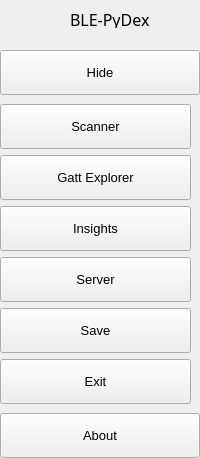
        <widget class="QFrame" name="leftMenuBg">
         <property name="minimumSize">
          <size>
           <width>200</width>
           <height>0</height>
          </size>
         </property>
         <property name="maximumSize">
          <size>
           <width>0</width>
           <height>16777215</height>
          </size>
         </property>
         <property name="frameShape">
          <enum>QFrame::NoFrame</enum>
         </property>
         <property name="frameShadow">
          <enum>QFrame::Raised</enum>
         </property>
         <layout class="QVBoxLayout" name="verticalLayout_3">
          <property name="spacing">
           <number>0</number>
          </property>
          <property name="leftMargin">
           <number>0</number>
          </property>
          <property name="topMargin">
           <number>0</number>
          </property>
          <property name="rightMargin">
           <number>0</number>
          </property>
          <property name="bottomMargin">
           <number>0</number>
          </property>
          <item>
           <widget class="QFrame" name="topLogoInfo">
            <property name="minimumSize">
             <size>
              <width>0</width>
              <height>50</height>
             </size>
            </property>
            <property name="maximumSize">
             <size>
              <width>16777215</width>
              <height>50</height>
             </size>
            </property>
            <property name="frameShape">
             <enum>QFrame::NoFrame</enum>
            </property>
            <property name="frameShadow">
             <enum>QFrame::Raised</enum>
            </property>
            <widget class="QFrame" name="topLogo">
             <property name="geometry">
              <rect>
               <x>10</x>
               <y>5</y>
               <width>42</width>
               <height>42</height>
              </rect>
             </property>
             <property name="minimumSize">
              <size>
               <width>42</width>
               <height>42</height>
              </size>
             </property>
             <property name="maximumSize">
              <size>
               <width>42</width>
               <height>42</height>
              </size>
             </property>
             <property name="frameShape">
              <enum>QFrame::NoFrame</enum>
             </property>
             <property name="frameShadow">
              <enum>QFrame::Raised</enum>
             </property>
            </widget>
            <widget class="QLabel" name="titleLeftApp">
             <property name="geometry">
              <rect>
               <x>70</x>
               <y>8</y>
               <width>160</width>
               <height>20</height>
              </rect>
             </property>
             <property name="font">
              <font>
               <family>Segoe UI Semibold</family>
               <pointsize>12</pointsize>
               <weight>8</weight>
               <italic>false</italic>
               <bold>false</bold>
              </font>
             </property>
             <property name="text">
              <string>BLE-PyDex</string>
             </property>
             <property name="alignment">
              <set>Qt::AlignLeading|Qt::AlignLeft|Qt::AlignTop</set>
             </property>
            </widget>
            <widget class="QLabel" name="titleLeftDescription">
             <property name="geometry">
              <rect>
               <x>70</x>
               <y>27</y>
               <width>160</width>
               <height>16</height>
              </rect>
             </property>
             <property name="maximumSize">
              <size>
               <width>16777215</width>
               <height>16</height>
              </size>
             </property>
             <property name="font">
              <font>
               <family>Segoe UI</family>
               <pointsize>8</pointsize>
               <weight>50</weight>
               <italic>false</italic>
               <bold>false</bold>
              </font>
             </property>
             <property name="text">
              <string/>
             </property>
             <property name="alignment">
              <set>Qt::AlignLeading|Qt::AlignLeft|Qt::AlignTop</set>
             </property>
            </widget>
           </widget>
          </item>
          <item>
           <widget class="QFrame" name="leftMenuFrame">
            <property name="minimumSize">
             <size>
              <width>0</width>
              <height>0</height>
             </size>
            </property>
            <property name="frameShape">
             <enum>QFrame::NoFrame</enum>
            </property>
            <property name="frameShadow">
             <enum>QFrame::Raised</enum>
            </property>
            <layout class="QVBoxLayout" name="verticalMenuLayout">
             <property name="spacing">
              <number>0</number>
             </property>
             <property name="leftMargin">
              <number>0</number>
             </property>
             <property name="topMargin">
              <number>0</number>
             </property>
             <property name="rightMargin">
              <number>0</number>
             </property>
             <property name="bottomMargin">
              <number>0</number>
             </property>
             <item>
              <widget class="QFrame" name="toggleBox">
               <property name="minimumSize">
                <size>
                 <width>200</width>
                 <height>0</height>
                </size>
               </property>
               <property name="maximumSize">
                <size>
                 <width>16777215</width>
                 <height>45</height>
                </size>
               </property>
               <property name="frameShape">
                <enum>QFrame::NoFrame</enum>
               </property>
               <property name="frameShadow">
                <enum>QFrame::Raised</enum>
               </property>
               <layout class="QVBoxLayout" name="verticalLayout_4">
                <property name="spacing">
                 <number>0</number>
                </property>
                <property name="leftMargin">
                 <number>0</number>
                </property>
                <property name="topMargin">
                 <number>0</number>
                </property>
                <property name="rightMargin">
                 <number>0</number>
                </property>
                <property name="bottomMargin">
                 <number>0</number>
                </property>
                <item>
                 <widget class="QPushButton" name="toggleButton">
                  <property name="sizePolicy">
                   <sizepolicy hsizetype="Expanding" vsizetype="Fixed">
                    <horstretch>0</horstretch>
                    <verstretch>0</verstretch>
                   </sizepolicy>
                  </property>
                  <property name="minimumSize">
                   <size>
                    <width>0</width>
                    <height>45</height>
                   </size>
                  </property>
                  <property name="font">
                   <font>
                    <family>Segoe UI</family>
                    <pointsize>10</pointsize>
                    <weight>50</weight>
                    <italic>false</italic>
                    <bold>false</bold>
                   </font>
                  </property>
                  <property name="cursor">
                   <cursorShape>PointingHandCursor</cursorShape>
                  </property>
                  <property name="layoutDirection">
                   <enum>Qt::LeftToRight</enum>
                  </property>
                  <property name="styleSheet">
                   <string notr="true">background-image: url(:/icons/images/icons/icon_menu.png);</string>
                  </property>
                  <property name="text">
                   <string>Hide</string>
                  </property>
                 </widget>
                </item>
               </layout>
              </widget>
             </item>
             <item alignment="Qt::AlignTop">
              <widget class="QFrame" name="topMenu">
               <property name="frameShape">
                <enum>QFrame::NoFrame</enum>
               </property>
               <property name="frameShadow">
                <enum>QFrame::Raised</enum>
               </property>
               <layout class="QVBoxLayout" name="verticalLayout_8">
                <property name="leftMargin">
                 <number>0</number>
                </property>
                <item>
                 <widget class="QPushButton" name="btn_home">
                  <property name="sizePolicy">
                   <sizepolicy hsizetype="Expanding" vsizetype="Fixed">
                    <horstretch>0</horstretch>
                    <verstretch>0</verstretch>
                   </sizepolicy>
                  </property>
                  <property name="minimumSize">
                   <size>
                    <width>0</width>
                    <height>45</height>
                   </size>
                  </property>
                  <property name="font">
                   <font>
                    <family>Segoe UI</family>
                    <pointsize>10</pointsize>
                    <weight>50</weight>
                    <italic>false</italic>
                    <bold>false</bold>
                   </font>
                  </property>
                  <property name="cursor">
                   <cursorShape>PointingHandCursor</cursorShape>
                  </property>
                  <property name="layoutDirection">
                   <enum>Qt::LeftToRight</enum>
                  </property>
                  <property name="styleSheet">
                   <string notr="true">background-image: url(:/icons/images/icons/cil-bluetooth.png);</string>
                  </property>
                  <property name="text">
                   <string>Scanner</string>
                  </property>
                 </widget>
                </item>
                <item>
                 <widget class="QPushButton" name="btn_new">
                  <property name="sizePolicy">
                   <sizepolicy hsizetype="Expanding" vsizetype="Fixed">
                    <horstretch>0</horstretch>
                    <verstretch>0</verstretch>
                   </sizepolicy>
                  </property>
                  <property name="minimumSize">
                   <size>
                    <width>0</width>
                    <height>45</height>
                   </size>
                  </property>
                  <property name="font">
                   <font>
                    <family>Segoe UI</family>
                    <pointsize>10</pointsize>
                    <weight>50</weight>
                    <italic>false</italic>
                    <bold>false</bold>
                   </font>
                  </property>
                  <property name="cursor">
                   <cursorShape>PointingHandCursor</cursorShape>
                  </property>
                  <property name="layoutDirection">
                   <enum>Qt::LeftToRight</enum>
                  </property>
                  <property name="styleSheet">
                   <string notr="true">background-image: url(:/icons/images/icons/cil-map.png);</string>
                  </property>
                  <property name="text">
                   <string>Gatt Explorer</string>
                  </property>
                 </widget>
                </item>
                <item>
                 <widget class="QPushButton" name="btn_insights">
                  <property name="sizePolicy">
                   <sizepolicy hsizetype="Expanding" vsizetype="Fixed">
                    <horstretch>0</horstretch>
                    <verstretch>0</verstretch>
                   </sizepolicy>
                  </property>
                  <property name="minimumSize">
                   <size>
                    <width>0</width>
                    <height>45</height>
                   </size>
                  </property>
                  <property name="font">
                   <font>
                    <family>Segoe UI</family>
                    <pointsize>10</pointsize>
                    <weight>50</weight>
                    <italic>false</italic>
                    <bold>false</bold>
                   </font>
                  </property>
                  <property name="cursor">
                   <cursorShape>PointingHandCursor</cursorShape>
                  </property>
                  <property name="layoutDirection">
                   <enum>Qt::LeftToRight</enum>
                  </property>
                  <property name="styleSheet">
                   <string notr="true">background-image: url(:/icons/images/icons/cil-code.png);</string>
                  </property>
                  <property name="text">
                   <string>Insights</string>
                  </property>
                  <property name="icon">
                   <iconset theme="server.png">
                    <normaloff>.</normaloff>.</iconset>
                  </property>
                 </widget>
                </item>
                <item>
                 <widget class="QPushButton" name="btn_widgets">
                  <property name="sizePolicy">
                   <sizepolicy hsizetype="Expanding" vsizetype="Fixed">
                    <horstretch>0</horstretch>
                    <verstretch>0</verstretch>
                   </sizepolicy>
                  </property>
                  <property name="minimumSize">
                   <size>
                    <width>0</width>
                    <height>45</height>
                   </size>
                  </property>
                  <property name="font">
                   <font>
                    <family>Segoe UI</family>
                    <pointsize>10</pointsize>
                    <weight>50</weight>
                    <italic>false</italic>
                    <bold>false</bold>
                   </font>
                  </property>
                  <property name="cursor">
                   <cursorShape>PointingHandCursor</cursorShape>
                  </property>
                  <property name="layoutDirection">
                   <enum>Qt::LeftToRight</enum>
                  </property>
                  <property name="styleSheet">
                   <string notr="true">background-image: url(:/icons/images/icons/cil-code.png);</string>
                  </property>
                  <property name="text">
                   <string>Server</string>
                  </property>
                  <property name="icon">
                   <iconset theme="server.png">
                    <normaloff>.</normaloff>.</iconset>
                  </property>
                 </widget>
                </item>
                <item>
                 <widget class="QPushButton" name="btn_save">
                  <property name="sizePolicy">
                   <sizepolicy hsizetype="Expanding" vsizetype="Fixed">
                    <horstretch>0</horstretch>
                    <verstretch>0</verstretch>
                   </sizepolicy>
                  </property>
                  <property name="minimumSize">
                   <size>
                    <width>0</width>
                    <height>45</height>
                   </size>
                  </property>
                  <property name="font">
                   <font>
                    <family>Segoe UI</family>
                    <pointsize>10</pointsize>
                    <weight>50</weight>
                    <italic>false</italic>
                    <bold>false</bold>
                   </font>
                  </property>
                  <property name="cursor">
                   <cursorShape>PointingHandCursor</cursorShape>
                  </property>
                  <property name="layoutDirection">
                   <enum>Qt::LeftToRight</enum>
                  </property>
                  <property name="styleSheet">
                   <string notr="true">background-image: url(:/icons/images/icons/cil-save.png)</string>
                  </property>
                  <property name="text">
                   <string>Save</string>
                  </property>
                 </widget>
                </item>
                <item>
                 <widget class="QPushButton" name="btn_exit">
                  <property name="sizePolicy">
                   <sizepolicy hsizetype="Expanding" vsizetype="Fixed">
                    <horstretch>0</horstretch>
                    <verstretch>0</verstretch>
                   </sizepolicy>
                  </property>
                  <property name="minimumSize">
                   <size>
                    <width>0</width>
                    <height>45</height>
                   </size>
                  </property>
                  <property name="font">
                   <font>
                    <family>Segoe UI</family>
                    <pointsize>10</pointsize>
                    <weight>50</weight>
                    <italic>false</italic>
                    <bold>false</bold>
                   </font>
                  </property>
                  <property name="cursor">
                   <cursorShape>PointingHandCursor</cursorShape>
                  </property>
                  <property name="layoutDirection">
                   <enum>Qt::LeftToRight</enum>
                  </property>
                  <property name="styleSheet">
                   <string notr="true">background-image: url(:/icons/images/icons/cil-x.png);</string>
                  </property>
                  <property name="text">
                   <string>Exit</string>
                  </property>
                 </widget>
                </item>
               </layout>
              </widget>
             </item>
             <item alignment="Qt::AlignBottom">
              <widget class="QFrame" name="bottomMenu">
               <property name="frameShape">
                <enum>QFrame::NoFrame</enum>
               </property>
               <property name="frameShadow">
                <enum>QFrame::Raised</enum>
               </property>
               <layout class="QVBoxLayout" name="verticalLayout_9">
                <property name="spacing">
                 <number>0</number>
                </property>
                <property name="leftMargin">
                 <number>0</number>
                </property>
                <property name="topMargin">
                 <number>0</number>
                </property>
                <property name="rightMargin">
                 <number>0</number>
                </property>
                <property name="bottomMargin">
                 <number>0</number>
                </property>
                <item>
                 <widget class="QPushButton" name="toggleLeftBox">
                  <property name="sizePolicy">
                   <sizepolicy hsizetype="Expanding" vsizetype="Fixed">
                    <horstretch>0</horstretch>
                    <verstretch>0</verstretch>
                   </sizepolicy>
                  </property>
                  <property name="minimumSize">
                   <size>
                    <width>0</width>
                    <height>45</height>
                   </size>
                  </property>
                  <property name="font">
                   <font>
                    <family>Segoe UI</family>
                    <pointsize>10</pointsize>
                    <weight>50</weight>
                    <italic>false</italic>
                    <bold>false</bold>
                   </font>
                  </property>
                  <property name="cursor">
                   <cursorShape>PointingHandCursor</cursorShape>
                  </property>
                  <property name="layoutDirection">
                   <enum>Qt::LeftToRight</enum>
                  </property>
                  <property name="styleSheet">
                   <string notr="true">background-image: url(:/icons/images/icons/icon_settings.png);</string>
                  </property>
                  <property name="text">
                   <string>About</string>
                  </property>
                 </widget>
                </item>
               </layout>
              </widget>
             </item>
            </layout>
           </widget>
          </item>
         </layout>
        </widget>
